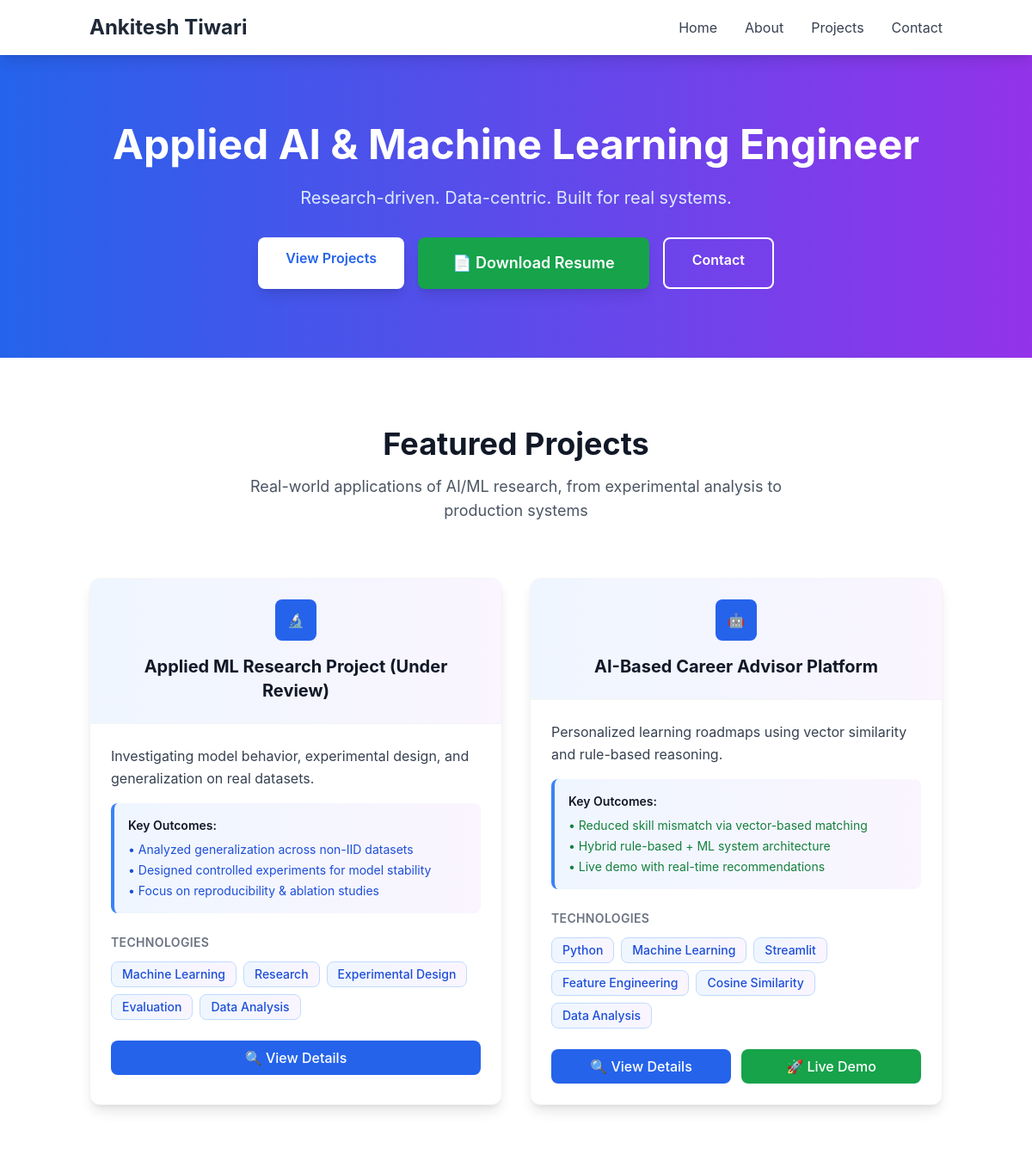
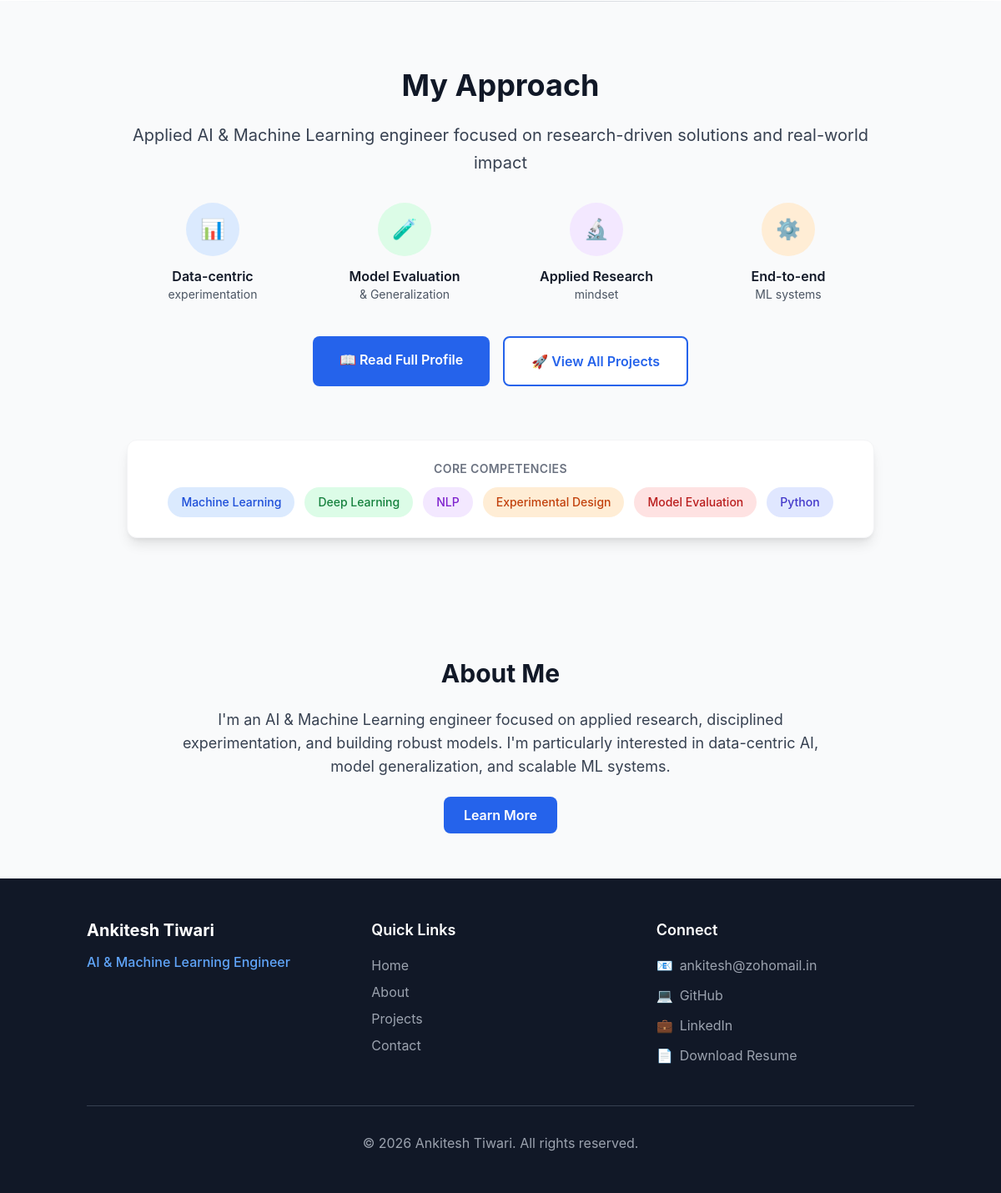
The page / on the database its author committed (2 pictures, top to bottom).
### apps/projects/models.py (models this page shows, shortened)
class Project(models.Model):
    title = models.CharField(max_length=200)
    slug = models.SlugField(unique=True, help_text="URL-friendly version of title")
    description = models.TextField(help_text="Brief description for project cards")
    content = models.TextField(help_text="Full project details")
    technologies = models.CharField(max_length=500, help_text="Comma-separated technologies")
    live_url = models.URLField(blank=True, null=True, help_text="Live project URL")
    github_url = models.URLField(blank=True, null=True, help_text="GitHub repository URL")
    featured_image = models.ImageField(upload_to='projects/', blank=True, null=True)
    order = models.PositiveIntegerField(default=0, help_text="Display order")
    is_featured = models.BooleanField(default=False, help_text="Show in featured section")
    created_at = models.DateTimeField(auto_now_add=True)
    updated_at = models.DateTimeField(auto_now=True)
    class Meta:
        ordering = ['order', '-created_at']
    def get_technologies_list(self):
        return [tech.strip() for tech in self.technologies.split(',') if tech.strip()]

### apps/pages/views.py (the view)
# urls.py: path('', views.home, name='home'),
def home(request):
    featured_projects = Project.objects.filter(is_featured=True)[:3]
    recent_projects = Project.objects.all()[:6]
    context = {
        'featured_projects': featured_projects,
        'recent_projects': recent_projects,
    }
    return render(request, 'pages/home.html', context)

### templates/pages/home.html (shortened to what this page needs)
{% extends 'base.html' %}
{% block content %}
<section class="bg-gradient-to-r from-blue-600 to-purple-600 text-white py-20">
    <div class="container mx-auto px-4 text-center">
        <h1 class="text-5xl font-bold mb-6">Applied AI & Machine Learning Engineer</h1>
        <p class="text-xl mb-8 text-blue-100">Research-driven. Data-centric. Built for real systems.</p>
        <div class="flex flex-wrap gap-4 justify-center">
            <a href="{% url 'projects:list' %}" class="bg-white text-blue-600 px-8 py-3 rounded-lg font-semibold hover:bg-gray-100 transition-colors shadow-lg">View Projects</a>
            <a href="{% url 'pages:download_resume' %}" class="bg-green-600 text-white px-10 py-4 rounded-lg font-semibold hover:bg-green-700 transition-colors shadow-lg text-lg transform hover:scale-105">📄 Download Resume</a>
            <a href="{% url 'contact:form' %}" class="border-2 border-white text-white px-8 py-3 rounded-lg font-semibold hover:bg-white hover:text-blue-600 transition-colors">Contact</a>
        </div>
    </div>
</section>
<section class="py-20 bg-white">
    <div class="container mx-auto px-4">
        <div class="text-center mb-16">
            <h2 class="text-4xl font-bold text-gray-900 mb-4">Featured Projects</h2>
            <p class="text-lg text-gray-600 max-w-2xl mx-auto">
                Real-world applications of AI/ML research, from experimental analysis to production systems
            </p>
        </div>
        <div class="grid grid-cols-1 md:grid-cols-2 gap-8 max-w-6xl mx-auto">
            {% for project in featured_projects %}
                {% include 'components/project_card.html' with project=project %}
            {% endfor %}
        </div>
    </div>
</section>
<section class="py-20 bg-gray-50">
    <div class="container mx-auto px-4">
        <div class="max-w-4xl mx-auto text-center">
            <h2 class="text-4xl font-bold text-gray-900 mb-6">My Approach</h2>
            <p class="text-xl text-gray-700 mb-8 leading-relaxed">
                Applied AI & Machine Learning engineer focused on research-driven solutions and real-world impact
            </p>
            <div class="grid grid-cols-2 md:grid-cols-4 gap-6 mb-10">
                <div class="text-center">
                    <div class="w-16 h-16 bg-blue-100 rounded-full flex items-center justify-center mx-auto mb-3">
                        <span class="text-2xl">📊</span>
                    </div>
                    <h3 class="font-semibold text-gray-900">Data-centric</h3>
                    <p class="text-sm text-gray-600">experimentation</p>
                </div>
                <div class="text-center">
                    <div class="w-16 h-16 bg-green-100 rounded-full flex items-center justify-center mx-auto mb-3">
                        <span class="text-2xl">🧪</span>
                    </div>
                    <h3 class="font-semibold text-gray-900">Model Evaluation</h3>
                    <p class="text-sm text-gray-600">& Generalization</p>
                </div>
                <div class="text-center">
                    <div class="w-16 h-16 bg-purple-100 rounded-full flex items-center justify-center mx-auto mb-3">
                        <span class="text-2xl">🔬</span>
                    </div>
                    <h3 class="font-semibold text-gray-900">Applied Research</h3>
                    <p class="text-sm text-gray-600">mindset</p>
                </div>
                <div class="text-center">
                    <div class="w-16 h-16 bg-orange-100 rounded-full flex items-center justify-center mx-auto mb-3">
                        <span class="text-2xl">⚙️</span>
                    </div>
                    <h3 class="font-semibold text-gray-900">End-to-end</h3>
                    <p class="text-sm text-gray-600">ML systems</p>
                </div>
            </div>
            <div class="flex justify-center gap-4">
                <a href="{% url 'pages:about' %}" class="bg-blue-600 text-white px-8 py-4 rounded-lg font-semibold hover:bg-blue-700 transition-all duration-300 hover:shadow-lg">
                    📖 Read Full Profile
                </a>
                <a href="{% url 'projects:list' %}" class="bg-white text-blue-600 border-2 border-blue-600 px-8 py-4 rounded-lg font-semibold hover:bg-blue-50 transition-all duration-300">
                    🚀 View All Projects
                </a>
            </div>
            <div class="mt-16">
                <div class="bg-white rounded-xl p-6 shadow-lg border border-gray-100">
                    <p class="text-sm font-semibold text-gray-500 mb-3 text-center uppercase tracking-wide">Core Competencies</p>
                    <div class="flex flex-wrap justify-center gap-3">
                        <span class="px-4 py-2 bg-blue-100 text-blue-700 rounded-full text-sm font-medium">Machine Learning</span>
                        <span class="px-4 py-2 bg-green-100 text-green-700 rounded-full text-sm font-medium">Deep Learning</span>
                        <span class="px-4 py-2 bg-purple-100 text-purple-700 rounded-full text-sm font-medium">NLP</span>
                        <span class="px-4 py-2 bg-orange-100 text-orange-700 rounded-full text-sm font-medium">Experimental Design</span>
                        <span class="px-4 py-2 bg-red-100 text-red-700 rounded-full text-sm font-medium">Model Evaluation</span>
                        <span class="px-4 py-2 bg-indigo-100 text-indigo-700 rounded-full text-sm font-medium">Python</span>
                    </div>
                </div>
            </div>
        </div>
    </div>
</section>
<section class="py-16 bg-gray-50">
    <div class="container mx-auto px-4">
        <div class="max-w-3xl mx-auto text-center">
            <h2 class="text-3xl font-bold mb-6">About Me</h2>
            <p class="text-lg text-gray-700 mb-8">
                I'm an AI & Machine Learning engineer focused on applied research, disciplined experimentation, and building robust models.
                I'm particularly interested in data-centric AI, model generalization, and scalable ML systems.
            </p>
            <a href="{% url 'pages:about' %}" class="bg-blue-600 text-white px-6 py-3 rounded-lg font-semibold hover:bg-blue-700 transition-colors">Learn More</a>
        </div>
    </div>
</section>
{% endblock %}

### templates/components/project_card.html (shortened to what this page needs)
<div class="bg-white rounded-xl shadow-lg overflow-hidden hover:shadow-2xl hover:-translate-y-1 transition-all duration-300 border border-gray-100">
    <div class="bg-gradient-to-r from-blue-50 to-purple-50 p-6 border-b border-gray-100">
        <div class="flex items-center justify-center mb-4">
            <div class="w-12 h-12 bg-blue-600 rounded-lg flex items-center justify-center text-white">
                {% if 'Research' in project.title %}
                    🔬
                {% elif 'AI' in project.title %}
                    🤖
                {% else %}
                    🚀
                {% endif %}
            </div>
        </div>
        <h3 class="text-xl font-bold text-center text-gray-900">{{ project.title }}</h3>
    </div>
    <div class="p-6">
        <p class="text-gray-700 mb-4 leading-relaxed">{{ project.description }}</p>
        <div class="bg-gradient-to-r from-blue-50 to-purple-50 rounded-lg p-4 mb-6 border-l-4 border-blue-500">
            <p class="text-sm font-semibold text-gray-900 mb-2">Key Outcomes:</p>
            {% if 'research' in project.title|lower %}
                <ul class="text-blue-700 text-sm space-y-1">
                    <li>• Analyzed generalization across non-IID datasets</li>
                    <li>• Designed controlled experiments for model stability</li>
                    <li>• Focus on reproducibility & ablation studies</li>
                </ul>
            {% else %}
                <ul class="text-green-700 text-sm space-y-1">
                    <li>• Reduced skill mismatch via vector-based matching</li>
                    <li>• Hybrid rule-based + ML system architecture</li>
                    <li>• Live demo with real-time recommendations</li>
                </ul>
            {% endif %}
        </div>
        <div class="mb-6">
            <h4 class="text-sm font-semibold text-gray-500 mb-3 uppercase tracking-wide">Technologies</h4>
            <div class="flex flex-wrap gap-2">
                {% for tech in project.get_technologies_list %}
                    <span class="px-3 py-1 bg-gradient-to-r from-blue-50 to-purple-50 text-blue-700 text-sm rounded-lg border border-blue-200 font-medium">{{ tech }}</span>
                {% endfor %}
            </div>
        </div>
        <div class="flex flex-wrap gap-3">
            <a href="{% url 'projects:detail' project.slug %}" class="flex-1 bg-blue-600 text-white px-4 py-2 rounded-lg hover:bg-blue-700 transition-colors text-center font-medium">
                🔍 View Details
            </a>
            {% if project.live_url %}
                <a href="{{ project.live_url }}" target="_blank" rel="noopener noreferrer" class="flex-1 bg-green-600 text-white px-4 py-2 rounded-lg hover:bg-green-700 transition-colors text-center font-medium">
                    🚀 Live Demo
                </a>
            {% endif %}
        </div>
    </div>
</div>

### static/css/style.css (style rules this page uses)
body { margin: 0; font-family: -apple-system, BlinkMacSystemFont, 'Segoe UI', 'Roboto', 'Oxygen', 'Ubuntu', 'Cantarell', 'Fira Sans', 'Droid Sans', 'Helvetica Neue', sans-serif; -webkit-font-smoothing: antialiased; -moz-osx-font-smoothing: grayscale; }
.fade-in { animation: fadeIn 0.6s ease-out; }

### rows shown on the page
Project: title "Applied ML Research Project (Under Review)", description "Investigating model behavior, experimental design, and generalization on real datasets.", shows "• Analyzed generalization across non-IID datasets", get_technologies_list "Machine Learning" "Research" "Experimental Design" "Evaluation" "Data Analysis"
Project: title "AI-Based Career Advisor Platform", description "Personalized learning roadmaps using vector similarity and rule-based reasoning.", shows "• Reduced skill mismatch via vector-based matching", get_technologies_list "Python" "Machine Learning" "Streamlit" "Feature Engineering" "Cosine Similarity" "Data Analysis"
